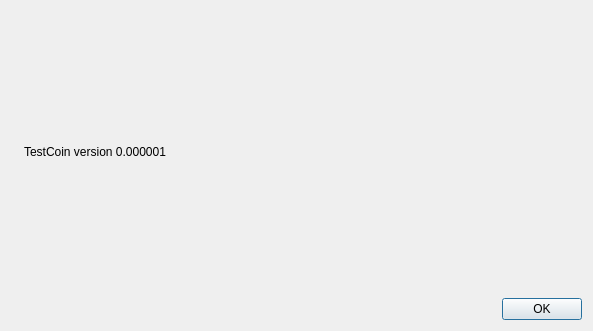
<?xml version="1.0" encoding="UTF-8"?>
<ui version="4.0">
 <class>AboutDialog</class>
 <widget class="QDialog" name="AboutDialog">
  <property name="geometry">
   <rect>
    <x>0</x>
    <y>0</y>
    <width>593</width>
    <height>331</height>
   </rect>
  </property>
  <property name="windowTitle">
   <string>About BillionCoin</string>
  </property>
  <layout class="QHBoxLayout" name="horizontalLayout_2">
   <item>
    <widget class="QLabel" name="label_4">
     <property name="sizePolicy">
      <sizepolicy hsizetype="Preferred" vsizetype="Ignored">
       <horstretch>0</horstretch>
       <verstretch>0</verstretch>
      </sizepolicy>
     </property>
     <property name="pixmap">
      <pixmap resource="../bitcoin.qrc">:/images/about</pixmap>
     </property>
    </widget>
   </item>
   <item>
    <layout class="QVBoxLayout" name="verticalLayout_2">
     <item>
      <spacer name="verticalSpacer_2">
       <property name="orientation">
        <enum>Qt::Vertical</enum>
       </property>
       <property name="sizeHint" stdset="0">
        <size>
         <width>20</width>
         <height>40</height>
        </size>
       </property>
      </spacer>
     </item>
     <item>
      <layout class="QHBoxLayout" name="horizontalLayout">
       <item>
        <widget class="QLabel" name="label">
         <property name="cursor">
          <cursorShape>IBeamCursor</cursorShape>
         </property>
         <property name="text">
          <string>&lt;html&gt;&lt;head/&gt;&lt;body&gt;&lt;p&gt;TestCoin  version 0.000001&lt;/p&gt;&lt;/body&gt;&lt;/html&gt;</string>
         </property>
         <property name="textInteractionFlags">
          <set>Qt::LinksAccessibleByMouse|Qt::TextSelectableByKeyboard|Qt::TextSelectableByMouse</set>
         </property>
        </widget>
       </item>
       <item>
        <spacer name="horizontalSpacer">
         <property name="orientation">
          <enum>Qt::Horizontal</enum>
         </property>
         <property name="sizeHint" stdset="0">
          <size>
           <width>40</width>
           <height>20</height>
          </size>
         </property>
        </spacer>
       </item>
      </layout>
     </item>
     <item>
      <spacer name="verticalSpacer">
       <property name="orientation">
        <enum>Qt::Vertical</enum>
       </property>
       <property name="sizeHint" stdset="0">
        <size>
         <width>20</width>
         <height>40</height>
        </size>
       </property>
      </spacer>
     </item>
     <item>
      <widget class="QDialogButtonBox" name="buttonBox">
       <property name="orientation">
        <enum>Qt::Horizontal</enum>
       </property>
       <property name="standardButtons">
        <set>QDialogButtonBox::Ok</set>
       </property>
      </widget>
     </item>
    </layout>
   </item>
  </layout>
 </widget>
 <resources>
  <include location="../bitcoin.qrc"/>
 </resources>
 <connections>
  <connection>
   <sender>buttonBox</sender>
   <signal>accepted()</signal>
   <receiver>AboutDialog</receiver>
   <slot>accept()</slot>
   <hints>
    <hint type="sourcelabel">
     <x>360</x>
     <y>308</y>
    </hint>
    <hint type="destinationlabel">
     <x>157</x>
     <y>274</y>
    </hint>
   </hints>
  </connection>
  <connection>
   <sender>buttonBox</sender>
   <signal>rejected()</signal>
   <receiver>AboutDialog</receiver>
   <slot>reject()</slot>
   <hints>
    <hint type="sourcelabel">
     <x>428</x>
     <y>308</y>
    </hint>
    <hint type="destinationlabel">
     <x>286</x>
     <y>274</y>
    </hint>
   </hints>
  </connection>
 </connections>
</ui>
